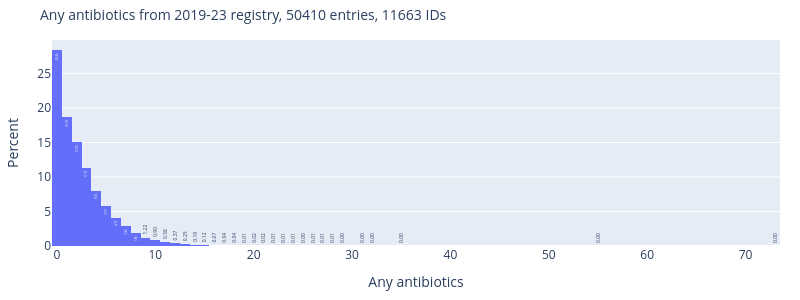
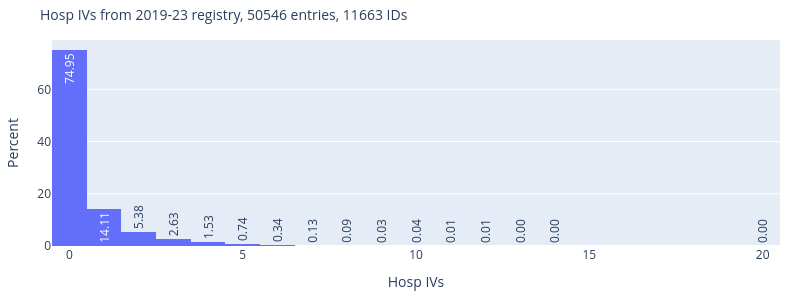
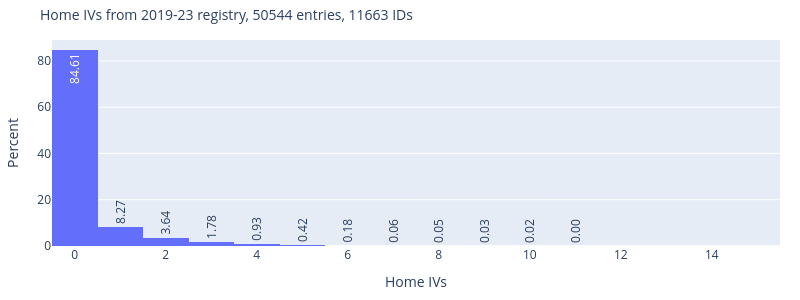
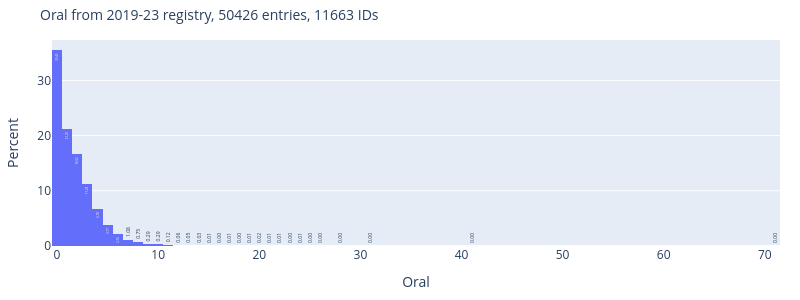

The cell these charts' notebook holds for them, in order:
### Code cell
# Check number of IVs, now showing normalized percentage per bar and showing the percent label per bar
import plotly.express as px


# for col in ["Hosp IVs", "Home IVs"]:
for col in ["Any antibiotics", "Hosp IVs", "Home IVs", "Oral"]:
    fig = px.histogram(df, x=col, histnorm="percent", text_auto=".2f")
    fig.update_traces(textangle=270)
    ids = df[~df[col].isna()].ID.nunique()
    notnan = (~df[col].isna()).sum()
    title = f"{col} from 2019-23 registry, {notnan} entries, {ids} IDs"
    fig.update_layout(
        height=300,
        width=800,
        title=dict(text=title, font=dict(size=14)),
        margin=dict(l=40, r=20, t=40, b=40),
        xaxis_title=col,
        yaxis_title="Percent",
    )
    fig.show()
    # fig.write_image(f"{dh.get_path_to_main()}PlotsCFR/{title}.pdf")

# CCL: 75% of individuals had no hosp IVs between 2019 and 2023. 85% no home IVs. Trikata arrived in nov 2020

### Figure 1 — Plotly figure (JSON) as saved in the notebook; plotly's stock layout.template omitted (floating-point values rounded to 4 significant figures; data arrays with more than 128 entries replaced by an {"elided": "..."} marker saying what was removed)
{"data": [{"alignmentgroup": "True", "bingroup": "x", "histnorm": "percent", "hovertemplate": "Any antibiotics=%{x}<br>percent=%{y}<extra></extra>", "legendgroup": "", "marker": {"color": "#636efa", "pattern": {"shape": ""}}, "name": "", "offsetgroup": "", "orientation": "v", "showlegend": false, "textangle": -90, "texttemplate": "%{value:.2f}", "type": "histogram", "x": {"elided": "50579 int values"}, "xaxis": "x", "yaxis": "y"}], "layout": {"barmode": "relative", "height": 300, "legend": {"tracegroupgap": 0}, "margin": {"b": 40, "l": 40, "r": 20, "t": 40}, "title": {"font": {"size": 14}, "text": "Any antibiotics from 2019-23 registry, 50410 entries, 11663 IDs"}, "width": 800, "xaxis": {"anchor": "y", "domain": [0, 1], "title": {"text": "Any antibiotics"}}, "yaxis": {"anchor": "x", "domain": [0, 1], "title": {"text": "Percent"}}}}

### Figure 2 — Plotly figure (JSON) as saved in the notebook; plotly's stock layout.template omitted (floating-point values rounded to 4 significant figures; data arrays with more than 128 entries replaced by an {"elided": "..."} marker saying what was removed)
{"data": [{"alignmentgroup": "True", "bingroup": "x", "histnorm": "percent", "hovertemplate": "Hosp IVs=%{x}<br>percent=%{y}<extra></extra>", "legendgroup": "", "marker": {"color": "#636efa", "pattern": {"shape": ""}}, "name": "", "offsetgroup": "", "orientation": "v", "showlegend": false, "textangle": -90, "texttemplate": "%{value:.2f}", "type": "histogram", "x": {"elided": "50579 int values"}, "xaxis": "x", "yaxis": "y"}], "layout": {"barmode": "relative", "height": 300, "legend": {"tracegroupgap": 0}, "margin": {"b": 40, "l": 40, "r": 20, "t": 40}, "title": {"font": {"size": 14}, "text": "Hosp IVs from 2019-23 registry, 50546 entries, 11663 IDs"}, "width": 800, "xaxis": {"anchor": "y", "domain": [0, 1], "title": {"text": "Hosp IVs"}}, "yaxis": {"anchor": "x", "domain": [0, 1], "title": {"text": "Percent"}}}}

### Figure 3 — Plotly figure (JSON) as saved in the notebook; plotly's stock layout.template omitted (floating-point values rounded to 4 significant figures; data arrays with more than 128 entries replaced by an {"elided": "..."} marker saying what was removed)
{"data": [{"alignmentgroup": "True", "bingroup": "x", "histnorm": "percent", "hovertemplate": "Home IVs=%{x}<br>percent=%{y}<extra></extra>", "legendgroup": "", "marker": {"color": "#636efa", "pattern": {"shape": ""}}, "name": "", "offsetgroup": "", "orientation": "v", "showlegend": false, "textangle": -90, "texttemplate": "%{value:.2f}", "type": "histogram", "x": {"elided": "50579 int values"}, "xaxis": "x", "yaxis": "y"}], "layout": {"barmode": "relative", "height": 300, "legend": {"tracegroupgap": 0}, "margin": {"b": 40, "l": 40, "r": 20, "t": 40}, "title": {"font": {"size": 14}, "text": "Home IVs from 2019-23 registry, 50544 entries, 11663 IDs"}, "width": 800, "xaxis": {"anchor": "y", "domain": [0, 1], "title": {"text": "Home IVs"}}, "yaxis": {"anchor": "x", "domain": [0, 1], "title": {"text": "Percent"}}}}

### Figure 4 — Plotly figure (JSON) as saved in the notebook; plotly's stock layout.template omitted (floating-point values rounded to 4 significant figures; data arrays with more than 128 entries replaced by an {"elided": "..."} marker saying what was removed)
{"data": [{"alignmentgroup": "True", "bingroup": "x", "histnorm": "percent", "hovertemplate": "Oral=%{x}<br>percent=%{y}<extra></extra>", "legendgroup": "", "marker": {"color": "#636efa", "pattern": {"shape": ""}}, "name": "", "offsetgroup": "", "orientation": "v", "showlegend": false, "textangle": -90, "texttemplate": "%{value:.2f}", "type": "histogram", "x": {"elided": "50579 int values"}, "xaxis": "x", "yaxis": "y"}], "layout": {"barmode": "relative", "height": 300, "legend": {"tracegroupgap": 0}, "margin": {"b": 40, "l": 40, "r": 20, "t": 40}, "title": {"font": {"size": 14}, "text": "Oral from 2019-23 registry, 50426 entries, 11663 IDs"}, "width": 800, "xaxis": {"anchor": "y", "domain": [0, 1], "title": {"text": "Oral"}}, "yaxis": {"anchor": "x", "domain": [0, 1], "title": {"text": "Percent"}}}}
